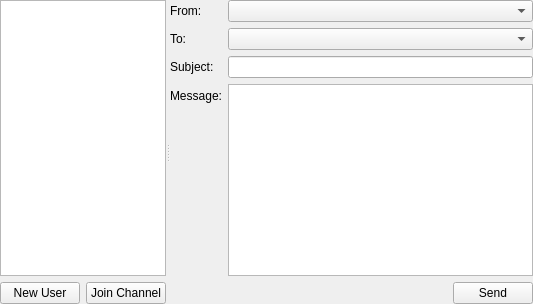
<?xml version="1.0" encoding="UTF-8"?>
<ui version="4.0">
 <class>channels</class>
 <widget class="QSplitter" name="channels">
  <property name="orientation">
   <enum>Qt::Horizontal</enum>
  </property>
  <property name="childrenCollapsible">
   <bool>false</bool>
  </property>
  <widget class="QWidget" name="widget_3" native="true">
   <property name="sizePolicy">
    <sizepolicy hsizetype="Expanding" vsizetype="Expanding">
     <horstretch>1</horstretch>
     <verstretch>0</verstretch>
    </sizepolicy>
   </property>
   <layout class="QVBoxLayout" name="verticalLayout">
    <property name="leftMargin">
     <number>0</number>
    </property>
    <property name="topMargin">
     <number>0</number>
    </property>
    <property name="rightMargin">
     <number>0</number>
    </property>
    <property name="bottomMargin">
     <number>0</number>
    </property>
    <item>
     <widget class="QListView" name="channels_list">
      <property name="horizontalScrollBarPolicy">
       <enum>Qt::ScrollBarAlwaysOff</enum>
      </property>
     </widget>
    </item>
    <item>
     <layout class="QGridLayout" name="gridLayout">
      <item row="0" column="3">
       <widget class="QPushButton" name="channels_join">
        <property name="text">
         <string>Join Channel</string>
        </property>
       </widget>
      </item>
      <item row="0" column="0">
       <spacer name="horizontalSpacer_2">
        <property name="orientation">
         <enum>Qt::Horizontal</enum>
        </property>
        <property name="sizeHint" stdset="0">
         <size>
          <width>40</width>
          <height>20</height>
         </size>
        </property>
       </spacer>
      </item>
      <item row="0" column="2">
       <widget class="QPushButton" name="buttonNewUser">
        <property name="text">
         <string>New User</string>
        </property>
       </widget>
      </item>
     </layout>
    </item>
   </layout>
  </widget>
  <widget class="QWidget" name="widget_4" native="true">
   <property name="sizePolicy">
    <sizepolicy hsizetype="Expanding" vsizetype="Expanding">
     <horstretch>5</horstretch>
     <verstretch>0</verstretch>
    </sizepolicy>
   </property>
   <layout class="QFormLayout" name="formLayout_4">
    <property name="fieldGrowthPolicy">
     <enum>QFormLayout::AllNonFixedFieldsGrow</enum>
    </property>
    <property name="leftMargin">
     <number>0</number>
    </property>
    <property name="topMargin">
     <number>0</number>
    </property>
    <property name="rightMargin">
     <number>0</number>
    </property>
    <property name="bottomMargin">
     <number>0</number>
    </property>
    <item row="2" column="0">
     <widget class="QLabel" name="label_3">
      <property name="text">
       <string>Subject:</string>
      </property>
     </widget>
    </item>
    <item row="2" column="1">
     <widget class="QLineEdit" name="channels_subject"/>
    </item>
    <item row="3" column="0">
     <widget class="QLabel" name="label_5">
      <property name="text">
       <string>Message:</string>
      </property>
     </widget>
    </item>
    <item row="3" column="1">
     <widget class="QPlainTextEdit" name="channels_message"/>
    </item>
    <item row="5" column="0" colspan="2">
     <layout class="QHBoxLayout" name="horizontalLayout">
      <item>
       <spacer name="horizontalSpacer">
        <property name="orientation">
         <enum>Qt::Horizontal</enum>
        </property>
        <property name="sizeHint" stdset="0">
         <size>
          <width>40</width>
          <height>20</height>
         </size>
        </property>
       </spacer>
      </item>
      <item>
       <widget class="QPushButton" name="channels_send">
        <property name="text">
         <string>Send</string>
        </property>
       </widget>
      </item>
     </layout>
    </item>
    <item row="0" column="1">
     <widget class="QComboBox" name="comboFrom"/>
    </item>
    <item row="0" column="0">
     <widget class="QLabel" name="label_6">
      <property name="text">
       <string>From:</string>
      </property>
     </widget>
    </item>
    <item row="1" column="1">
     <widget class="QComboBox" name="comboTo"/>
    </item>
    <item row="1" column="0">
     <widget class="QLabel" name="label_7">
      <property name="text">
       <string>To:</string>
      </property>
     </widget>
    </item>
   </layout>
  </widget>
 </widget>
 <resources/>
 <connections/>
</ui>
